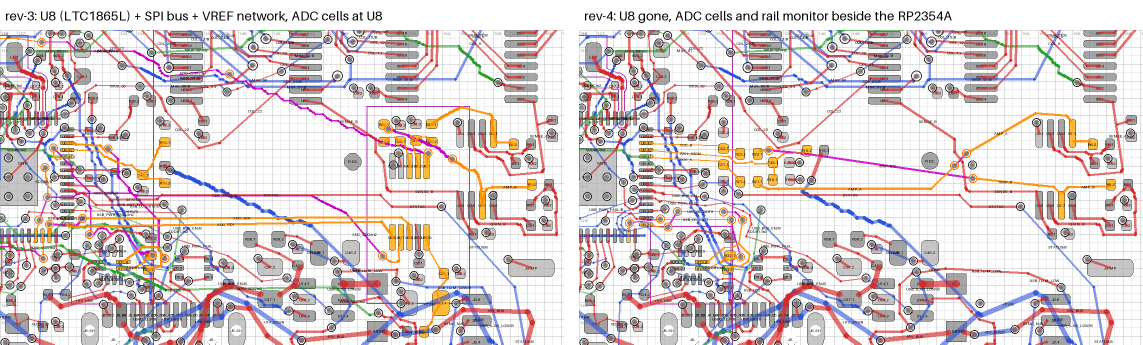
#> input picture boards/rev4/pcb_rev3_vs_rev4.png, 2286 x 689 px, given in place of top.png, which was not available (shown at 1/2 size); the run also reads 1 picture not shown here
$ python render_rev4.py
#> lines starting #> are read from the running program, lines starting #| are printed output that depends on the picture; pictures that were not available may be replaced by others from this repository, and a replacement may not be noted
"""render_rev4.py - the board renders the READMEs show, from ../rev4.kicad_pcb.

    python3 render_rev4.py

Writes, with kicad-cli's 3D renderer:

  ../../../assets/taxelscan-v4-top.png, -bottom.png   plan views with the parts (KiCad's 3D
                                                      models must be installed: the
                                                      kicad-packages3d package on Linux),
                                                      transparent background, cropped to the
                                                      board, 985 px wide
  ../pcb_top.png                                       the bare board from the top - pads, vias,
                                                      tracks and silkscreen, no parts - on
                                                      KiCad's background, 1568 x 984

Basic quality: the ray-traced setting adds a drop shadow round the board.
"""
import os
import shutil
import subprocess
import sys
import tempfile

from PIL import Image

HERE = os.path.dirname(os.path.abspath(__file__))
BOARD = os.path.normpath(os.path.join(HERE, "..", "rev4.kicad_pcb"))
ASSETS = os.path.normpath(os.path.join(HERE, "..", "..", "..", "assets"))
CLI = shutil.which("kicad-cli") or "C:/Program Files/KiCad/10.0/bin/kicad-cli.exe"


def render(board, side, out, w, h, background, zoom=1.0, env=None):
    r = subprocess.run([CLI, "pcb", "render", "--side", side, "--width", str(w), "--height", str(h),
                        "--quality", "basic", "--background", background, "--zoom", str(zoom), "-o", out, board],
                       capture_output=True, text=True, env=env)
    if r.returncode or not os.path.exists(out):
        sys.exit("render %s failed: %s" % (side, (r.stderr or r.stdout)[-300:]))


def main():
    tmp = tempfile.mkdtemp()
    for side in ("top", "bottom"):
        raw = os.path.join(tmp, side + ".png")
        render(BOARD, side, raw, 1970, 1206, "transparent")
#> (the call stopped at in render, `r = subprocess.run([CLI, "pcb", "render", "--side", side, "--width", s..`: subprocess is not available in this run)
        im = Image.open(raw)
#> im is the input picture: PIL image 2286x689 RGB; mean R, G, B 219.9, 209.1, 210.9
        im = im.crop(im.getbbox())
        im = im.resize((985, round(im.size[1] * 985 / im.size[0])), Image.LANCZOS)
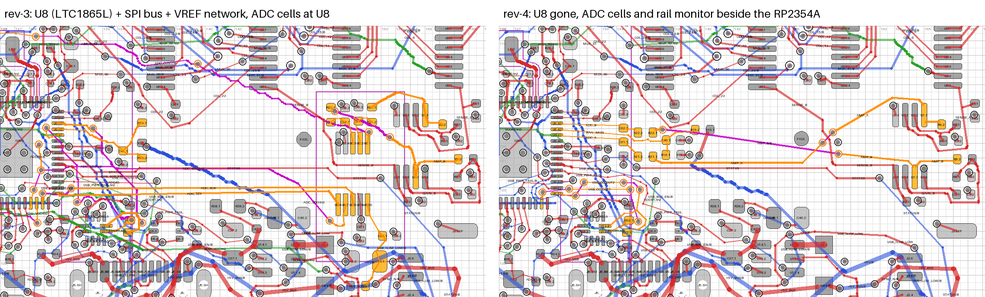
#> im: PIL image 985x297 RGB; mean R, G, B 218.8, 207.8, 209.6
        dst = os.path.join(ASSETS, "taxelscan-v4-%s.png" % side)
        im.save(dst)
        print("  %s %s" % (dst, im.size))
#|   assets/taxelscan-v4-top.png (985, 297)
#> pass 2 of the loop in main, `for side in ("top", "bottom"):`:
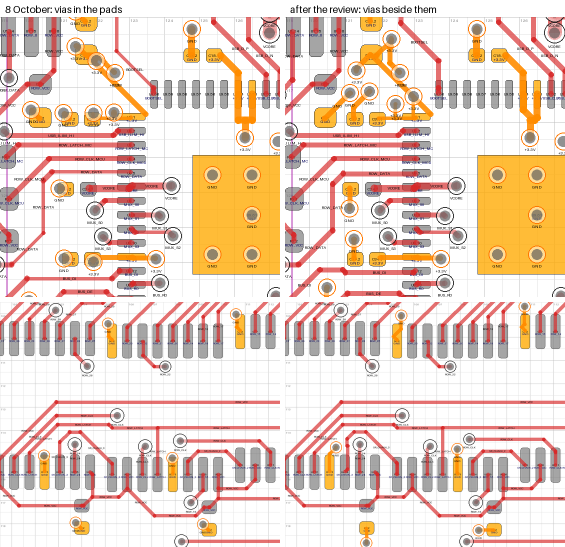
#> input picture boards/rev4/pcb_review_vias.png, 1130 x 1094 px, given in place of bottom.png, which was not available (shown at 1/2 size)
#> in main, im is the input picture: PIL image 1130x1094 RGB; mean R, G, B 233.5, 212.8, 199.4
#> in main, `im = im.resize((985, round(im.size[1] * 985 / im.size[0])), Image.LANC..`:
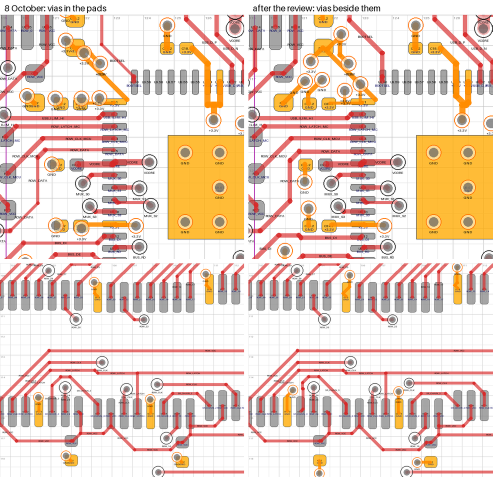
#> im: PIL image 985x954 RGB (shown at 1/2 size); mean R, G, B 232.9, 212.1, 198.8
#|   assets/taxelscan-v4-bottom.png (985, 954)
    # the bare board: a copy away from the project, so that U9's project-relative model
    # is not found either, and the library models pointed at an empty directory
    bare = os.path.join(tmp, "bare.kicad_pcb")
    shutil.copyfile(BOARD, bare)
    os.mkdir(os.path.join(tmp, "no3d"))
    env = dict(os.environ, KICAD10_3DMODEL_DIR=os.path.join(tmp, "no3d"))
    raw = os.path.join(tmp, "bare.png")
    render(bare, "top", raw, 1600, 1016, "opaque", zoom=1.28, env=env)
#> (the call stopped at in render, `r = subprocess.run([CLI, "pcb", "render", "--side", side, "--width", s..`: subprocess is not available in this run)
    im = Image.open(raw)
    W, H = 1568, 984
    w, h = im.size                   # kicad-cli gives a little less than it is asked for
#> w = 1130; h = 1094
    cw, ch = (w, round(w * H / W)) if w * H <= h * W else (round(h * W / H), h)
#> cw = 1130; ch = 709
    im = im.crop(((w - cw) // 2, (h - ch) // 2, (w - cw) // 2 + cw, (h - ch) // 2 + ch))
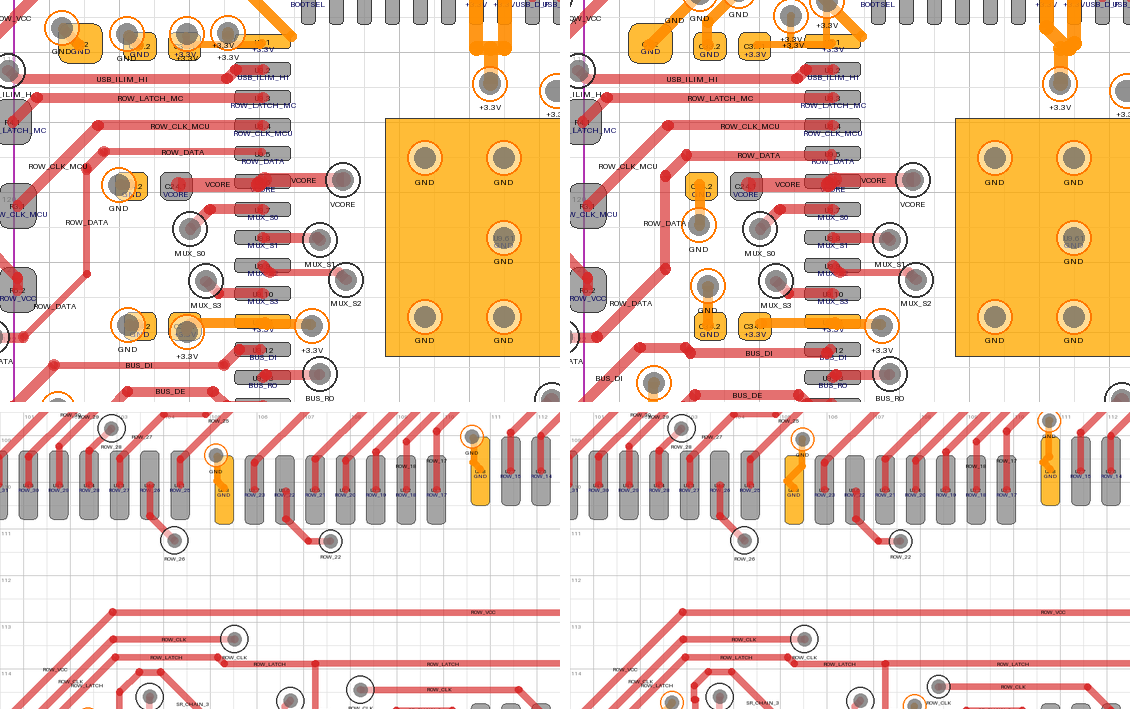
#> im: PIL image 1130x709 RGB; mean R, G, B 235.1, 212.3, 195.4
    dst = os.path.normpath(os.path.join(HERE, "..", "pcb_top.png"))
    im.resize((W, H), Image.LANCZOS).save(dst)
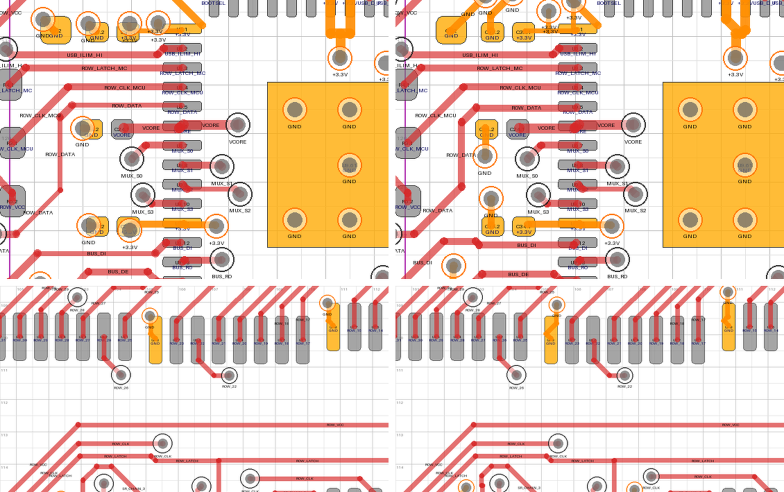
#> saved as pcb_top.png: PIL image 1568x984 RGB (shown at 1/2 size); mean R, G, B 234.5, 211.6, 194.8
    print("  %s %s" % (dst, (W, H)))
    shutil.rmtree(tmp)


if __name__ == "__main__":
    main()
